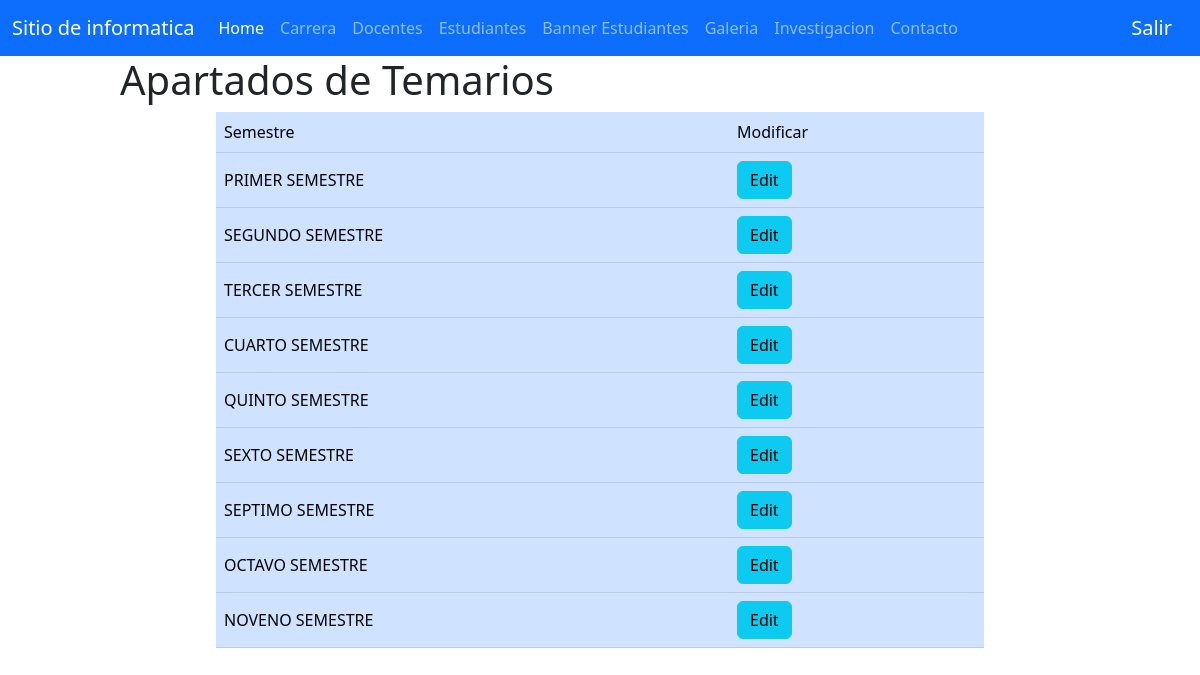
The app's page /pages/doom-admin/forms/formUpTemario.php (signed in) with its own data.
### tables this page shows
CREATE TABLE `semestres` (
  `id` int(11) NOT NULL,
  `nombre` varchar(60) NOT NULL
);

### pages/doom-admin/forms/formUpTemario.php (the view, shortened to what this page needs)
<?php
include_once "./../vistas/header.php";
$objeto = new Conexion();
$conexion = $objeto->Conectar();
$buscar = "SELECT * FROM semestres";
$resultado = $conexion->prepare($buscar);
$resultado->execute();
$data=$resultado->fetchAll(PDO::FETCH_ASSOC);
?>
<div class="ContForm">
<table class="table align-middle table-primary">
<h1>Apartados de Temarios</h1>
        <thead>
            <tr>
                <td>Semestre</td>
                <td>Modificar</td>
            </tr>
        </thead>
        <tbody>
                <?php
                    foreach($data as $dat) {
                ?>
                    <tr>
                        <td><?php echo $dat['nombre'] ?></td>
                        <td><a class="btn btn-info" href="../forms/formTemarios.php?id_user=<?php echo $dat['id'] ?>">Edit</a></td>
                    </tr>
                <?php
                    }
                ?>
        </tbody>
    </table>
</div>
<?php include_once "./../vistas/footer.php"; ?>

### css/global.css (style rules this page uses)
.ContForm { width: 80%; margin: auto; }
table { width: 80% !important; margin: auto !important; }

### records on screen
semestres: nombre "PRIMER SEMESTRE"
semestres: nombre "SEGUNDO SEMESTRE"
semestres: nombre "TERCER SEMESTRE"
semestres: nombre "CUARTO SEMESTRE"
semestres: nombre "QUINTO SEMESTRE"
semestres: nombre "SEXTO SEMESTRE"
semestres: nombre "SEPTIMO SEMESTRE"
semestres: nombre "OCTAVO SEMESTRE"
semestres: nombre "NOVENO SEMESTRE"
